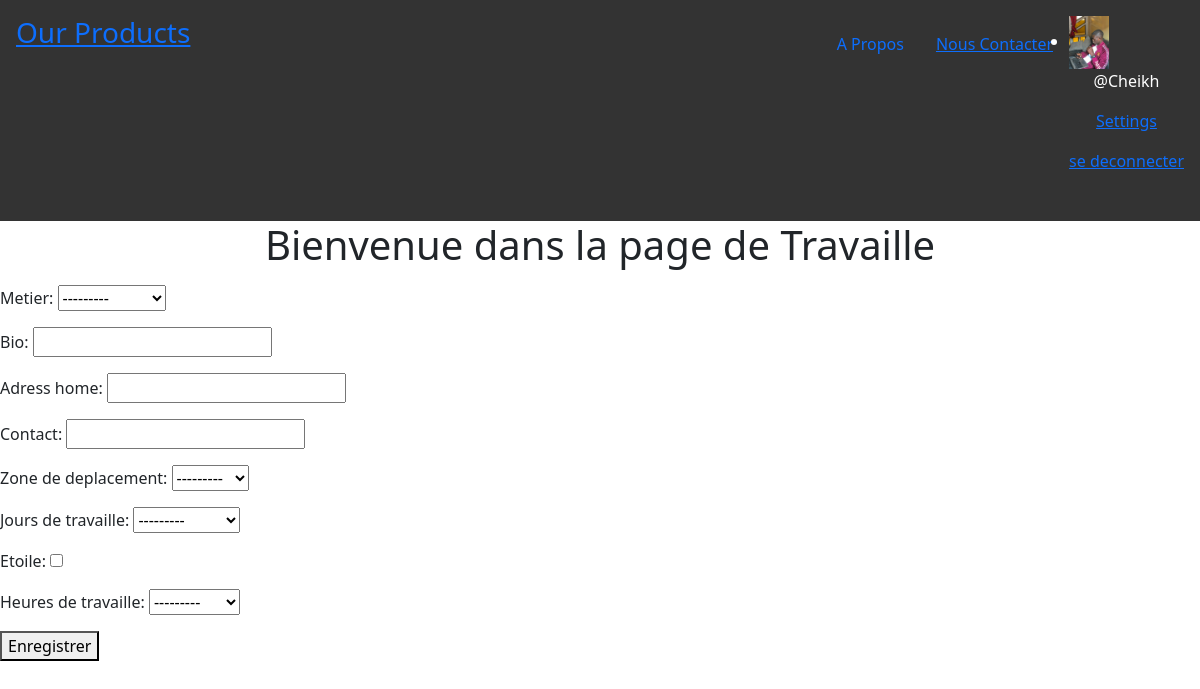
Screenshot of /job/work/ (signed in) with the database file from the repository.
### authentication/models.py (models this page shows, shortened)
class User(AbstractUser):
    WORKER = 'WORKER'
    SUBSCRIBER = 'SUBSCRIBER'
    ROLE_CHOICES = (
        (WORKER, 'Trvailleur'),
        (SUBSCRIBER,'Abonné')
    )
    HOMME = 'HOMME'
    FEMME = 'FEMME'
    SEXE_CHOICES = (
        (HOMME, 'Homme'),
        (FEMME, 'Femme')
    )
    profile_photo = models.ImageField(verbose_name='Photo de profile',upload_to='photo_de_profile')
    sexe = models.CharField(max_length=30,choices=SEXE_CHOICES,verbose_name='Sexe')
    role = models.CharField(max_length=30,choices=ROLE_CHOICES,verbose_name='Role')

### job/views.py (the view, shortened to what this page needs)
# urls.py: path("work/",worker,name='worker'),
@permission_required("job.add_worker", raise_exception=True)
def worker(request):
    work_form = WorkerForm
    message = ""
    context = {
        'work_form': work_form,
        'message': message
    }
    return render(request, "job/work.html", context)

### job/models.py (called while the page is built)
    def __str__(self):
        return str(self.nom_du_metier)

### Linking/templates/job/work.html (shortened to what this page needs)
{% extends 'base.html' %}
{% block contenu %}
<h1 class="text-center"> Bienvenue dans la page de Travaille</h1>
<form action="" method="post">
         <p> {{ work_form.as_p }}</p>
        <button type="submit">Enregistrer</button>
</form>
{% endblock %}

### Linking/templates/base.html (shortened to what this page needs)
<!doctype html>
<html lang="en">
<head>
    <link href="https://cdn.jsdelivr.net/npm/bootstrap@5.2.2/dist/css/bootstrap.min.css" rel="stylesheet">
</head>
<body>
    <div class="list"
        style=" border: none;
        color: white;
        background-color: #333;
        padding: 1rem;
        display: flex;
        justify-content: space-between;"
    >
        <h3 id="title-nav"><a href="{% url 'job:home' %}">Our Products </a></h3>
        <ul style=" display: flex; justify-content: flex-end;">
            <li style="list-style: none; padding: 1rem; "><a style="text-decoration: none; " href="{% url 'job:home' %}">A Propos</a></li>
            <li style="list-style: none; padding: 1rem;"><a href="#">Nous Contacter</a></li>
            {% if user.is_authenticated %}
             <li>
                  {% if user.profile_photo %}
                 <img src="{{ user.profile_photo.url }}" width="40">
                 {% else %}
                 <h4>Pas de photo</h4>
                 {% endif %}
                 <p class="text-center">@{{ user.username }} </p>
                   {% if user.username == user.username %}
                      <p class="text-center"><a href="{% url 'authentication:detail_profile' user.id %}">Settings</a> </p>
                     {% endif %}
            <p> <a class="text-center" href="{% url 'authentication:logout' %}"> se deconnecter</a> </p>
            {% else %}
            <p class="text-center"><a href="{% url 'authentication:login' %}">se connecter</a> </p>
             </li>
            {% endif %}
        </ul>
    </div>
    {% block contenu %}
    {% endblock %}
</body>
</html>

### rows the page displays
User: profile_photo (picture), username "Cheikh"
